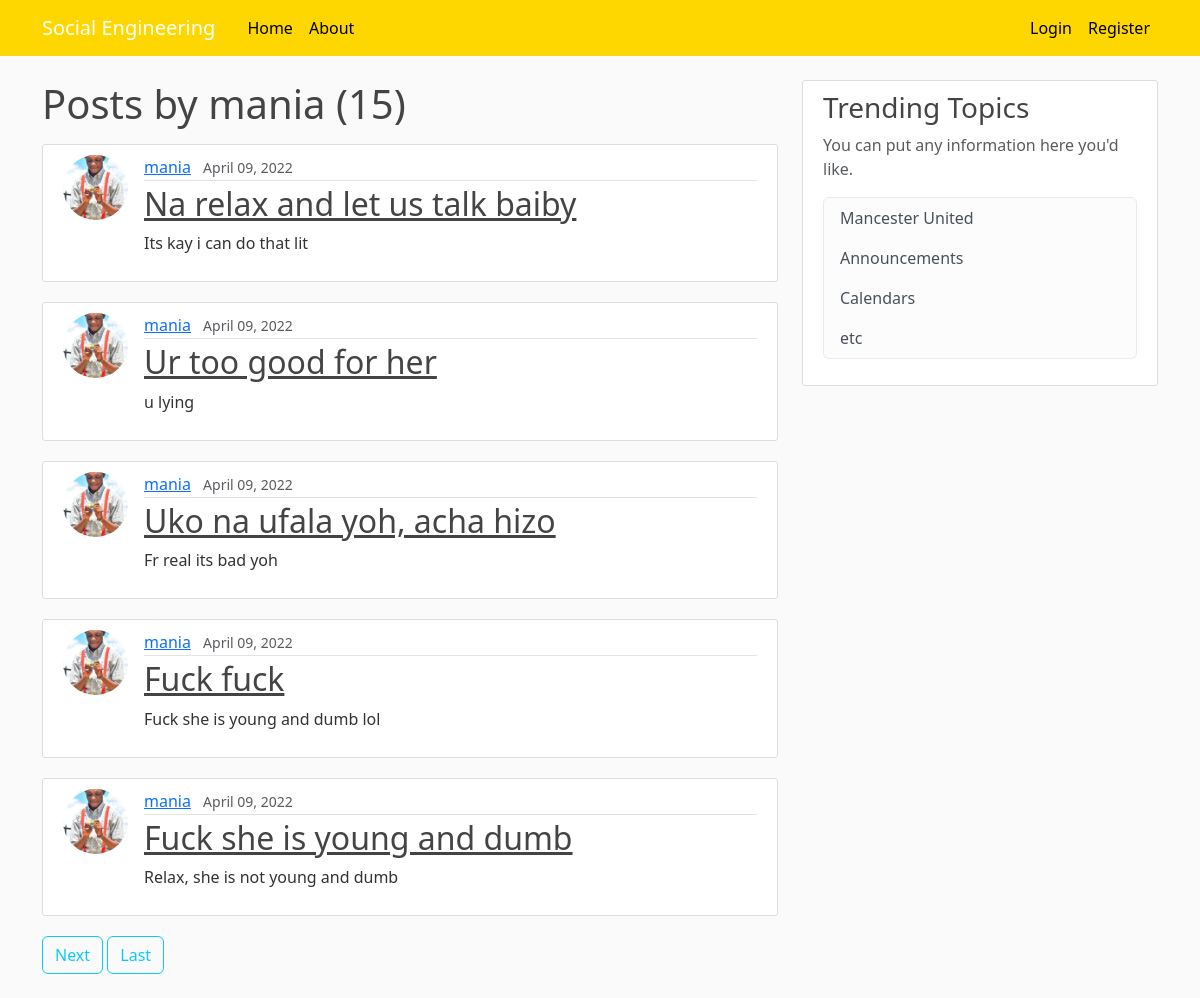
The page /user/mania on the database as committed earlier.
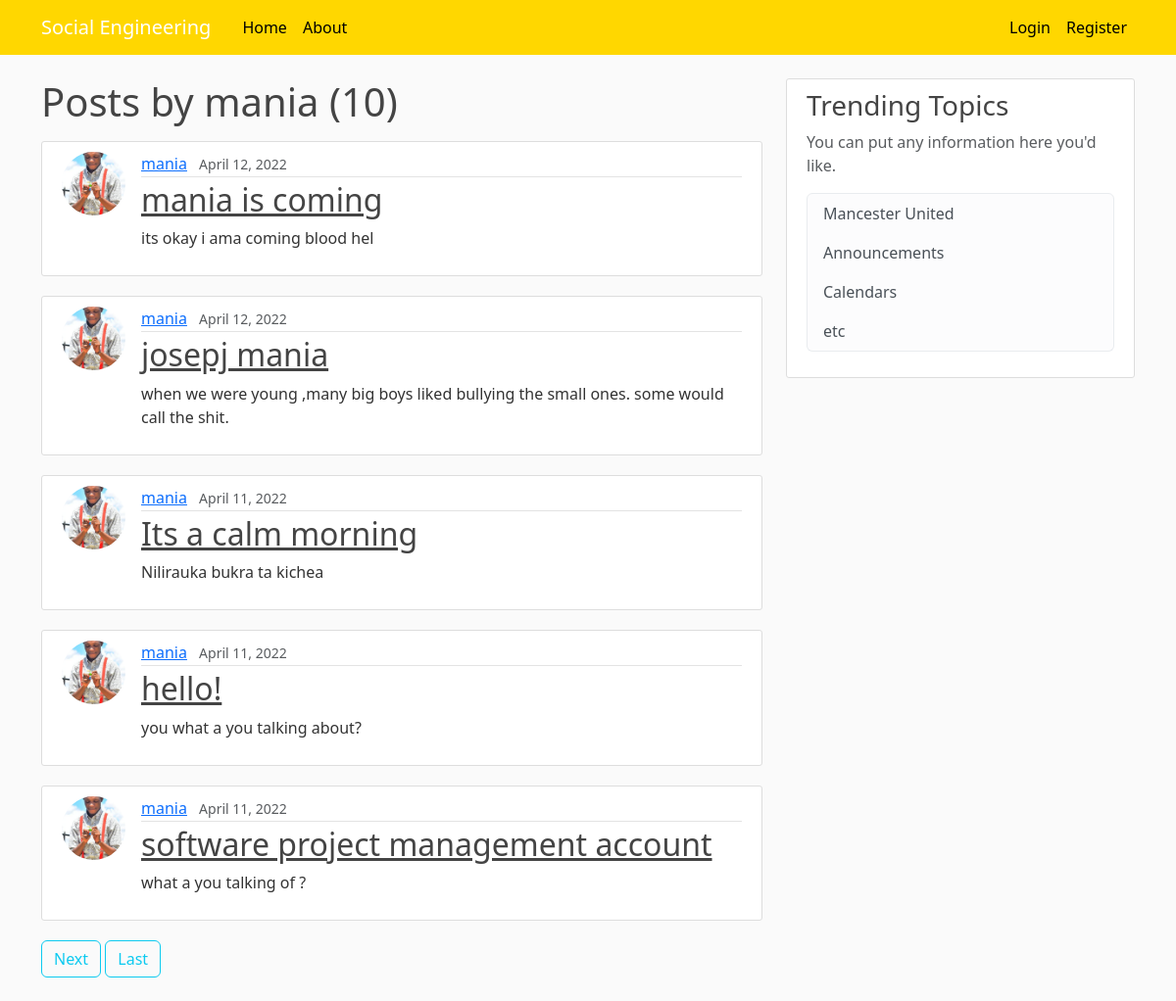
The same page on the database as committed later.
### blog/models.py (models this page shows, shortened)
class Post(models.Model):
    title = models.CharField(max_length=100,  validators=[
        validate_comment_text])
    content = models.TextField(max_length=300, validators=[
                               validate_comment_text])
    liked = models.ManyToManyField(
        settings.AUTH_USER_MODEL, blank=True, related_name='liked')
    date_posted = models.DateTimeField(default=timezone.now)
    author = models.ForeignKey(User, on_delete=models.CASCADE)
    objects = PostManager()

### users/models.py (models this page shows, shortened)
class Profile(models.Model):
    user = models.OneToOneField(User, on_delete=models.CASCADE)
    image = models.ImageField(default='default.jpg', upload_to='profile_pics')

### blog/views.py (the view)
# urls.py: path('user/<str:username>', UserPostListView.as_view(), name='user-post'),
class UserPostListView(ListView):
    model = Post
    template_name = 'blog/user_post.html'
    context_object_name = 'posts'
    ordering = ['-date_posted']
    paginate_by = 5
    def get_queryset(self):
        user = get_object_or_404(User, username=self.kwargs.get('username'))
        return Post.objects.filter(author=user).order_by('-date_posted')

### blog/templates/blog/user_post.html (shortened to what this page needs)
{%extends 'blog/base.html' %}
{%block content%}
<h1 class="mb-3"> Posts by {{view.kwargs.username}}  ({{page_obj.paginator.count}})</h1>
{% for post in posts%}
<article class="media content-section">
    <img class="rounded-circle article-img" src="{{post.author.profile.image.url}}" />
    <div class="media-body">
        <div class="article-metadata">
            <a class="mr-2" href="{% url 'user-post' post.author.username%}">{{ post.author }}</a>
            <small class="text-muted">{{ post.date_posted|date:"F d, Y" }}</small>
        </div>
        <h2><a class="article-title" href="{% url 'post_detail'  post.id%}">{{ post.title }}</a></h2>
        <p class="article-content">{{ post.content }}</p>
    </div>
</article>
{%endfor %}
{% if is_paginated%}
{% if page_obj.has_next %}
<a class="btn btn-outline-info mb-4" href="?page={{page_obj.next_page_number}}">Next</a>
<a class="btn btn-outline-info mb-4" href="?page={{ page_obj.paginator.num_pages }}">Last</a>
{% endif %}
{% endif %}
{%endblock content %}

Rows that differ between the two databases and show on the page:
removed Post: author.profile.image (picture), author "mania", date_posted "April 09, 2022", title "Na relax and let us talk baiby", content "Its kay i can do that lit"
removed Post: author.profile.image (picture), author "mania", date_posted "April 09, 2022", title "Ur too good for her", content "u lying"
removed Post: author.profile.image (picture), author "mania", date_posted "April 09, 2022", title "Uko na ufala yoh, acha hizo", content "Fr real its bad yoh"
removed Post: author.profile.image (picture), author "mania", date_posted "April 09, 2022", title "Fuck fuck", content "Fuck she is young and dumb lol"
no longer on this page (row unchanged): Post: author.profile.image (picture), author "mania", date_posted "April 09, 2022", title "Fuck she is young and dumb", content "Relax, she is not young and dumb"
added Post: author.profile.image (picture), author "mania", date_posted "April 12, 2022", title "mania is coming", content "its okay i ama coming blood hel"
added Post: author.profile.image (picture), author "mania", date_posted "April 12, 2022", title "josepj mania", content "when we were young ,many big boys liked bullying the small ones. some would call the shit."
added Post: author.profile.image (picture), author "mania", date_posted "April 11, 2022", title "Its a calm morning", content "Nilirauka bukra ta kichea"
added Post: author.profile.image (picture), author "mania", date_posted "April 11, 2022", title "hello!", content "you what a you talking about?"
added Post: author.profile.image (picture), author "mania", date_posted "April 11, 2022", title "software project management account", content "what a you talking of ?"
Other text that changed with them:
{{ page_obj.paginator.count }}: "15" → "10"
